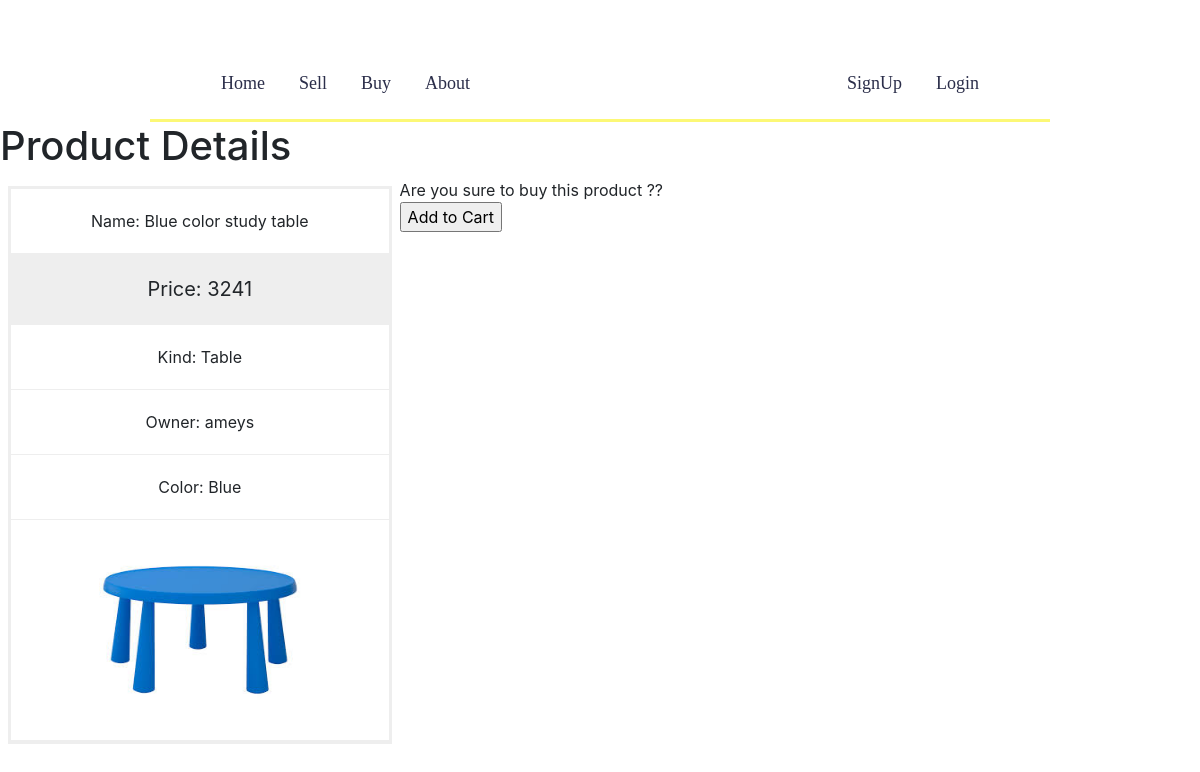
Page /product/9 on the committed database.
### app/models.py (models this page shows, shortened)
class Product(models.Model):
    prod_name=models.CharField(max_length=100)
    seller=models.ForeignKey(Customer,on_delete=models.CASCADE,related_name='sold_products',null=True)
    kind=models.ForeignKey(Kind,on_delete=models.CASCADE)
    color=models.ForeignKey(Color,on_delete=models.CASCADE)
    price=models.IntegerField()
    image=models.ImageField(upload_to='Product_Images/')
    booked=models.BooleanField(default=False)

class Kind(models.Model):
    category=models.CharField(max_length=100)
    def __str__(self):
        return self.category

class Customer(models.Model):
    user=models.OneToOneField(User,on_delete=models.CASCADE)
    address=models.CharField(max_length=250)
    city=models.ForeignKey(City,on_delete=models.CASCADE)
    def __str__(self):
        return self.user.username

class Color(models.Model):
    color_name=models.CharField(max_length=40)
    def __str__(self):
        return self.color_name

### app/views.py (the view)
# urls.py: path('product/<int:pk>',views.productDetailView.as_view(),name='prodetail')
class productDetailView(DetailView):
    model=models.Product
    context_object_name='product'
    template_name='app/product_details.html'

### templates/app/product_details.html (shortened to what this page needs)
{% extends 'app/base.html' %}
{% block body_block%}
  <h1>Product Details</h1>
  Are you sure to buy this product ??
  <div class="columns">
    <ul class="price" style='background-color:white'>
      <li>Name: {{product.prod_name}}</li>
      <li class="grey">Price: {{product.price}}</li>
      <li>Kind: {{product.kind}}</li>
      <li>Owner: {{product.seller}}</li>
      <li>Color: {{product.color}}</li>
      <li>  <img class="card-img-top"  src="../media/{{product.image}}" alt="images" width='100%' height="180px"></li>
    </ul>
  </div>
{%ifequal product.seller.user.username user.username%}
<h5>Its one of your products ... you cant buy it</h5>
{%else%}
<form class="" action="{% url 'purchase' pk=product.id%}" method="post">
    <input type="submit" value="Add to Cart">
</form>
  {%endifequal%}
{% endblock %}

### static/css/home.css (style rules this page uses)
* { box-sizing:border-box }
.card-img, .card-img-bottom, .card-img-top { -ms-flex-negative: 0; flex-shrink: 0; width: 60%; }
* { box-sizing: border-box; }
.columns { float: left; width: 33.3%; padding: 8px; }
.price { list-style-type: none; border: 3px solid #eee; margin: 0; padding: 0; -webkit-transition: 0.3s; transition: 0.3s; }
.price li { border-bottom: 1px solid #eee; padding: 20px; text-align: center; }
.price .grey { background-color: #eee; font-size: 20px; }

### rows in the picture
Product: prod_name "Blue color study table", price "3241", kind "Table", seller "ameys", color "Blue", image (picture)
